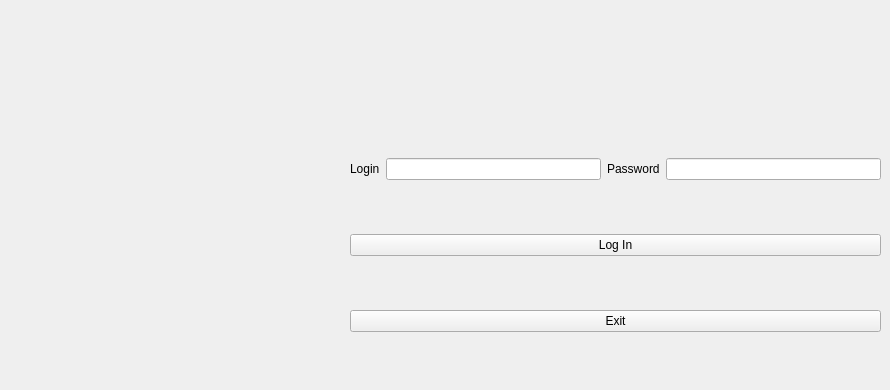
    <widget class="QWidget" name="tab">
     <attribute name="title">
      <string>Авторизация</string>
     </attribute>
     <widget class="QWidget" name="gridLayoutWidget">
      <property name="geometry">
       <rect>
        <x>350</x>
        <y>110</y>
        <width>531</width>
        <height>271</height>
       </rect>
      </property>
      <layout class="QGridLayout" name="gridLayout">
       <item row="0" column="0">
        <widget class="QLabel" name="label_23">
         <property name="text">
          <string>Login</string>
         </property>
        </widget>
       </item>
       <item row="0" column="2">
        <widget class="QLabel" name="label_24">
         <property name="text">
          <string>Password</string>
         </property>
        </widget>
       </item>
       <item row="0" column="1">
        <widget class="QLineEdit" name="lineEdit_21"/>
       </item>
       <item row="0" column="3">
        <widget class="QLineEdit" name="lineEdit_22"/>
       </item>
       <item row="1" column="0" colspan="4">
        <widget class="QPushButton" name="pushButton_5">
         <property name="focusPolicy">
          <enum>Qt::NoFocus</enum>
         </property>
         <property name="text">
          <string>Log In</string>
         </property>
        </widget>
       </item>
       <item row="2" column="0" colspan="4">
        <widget class="QPushButton" name="pushButton_6">
         <property name="text">
          <string>Exit</string>
         </property>
        </widget>
       </item>
      </layout>
     </widget>
    </widget>
